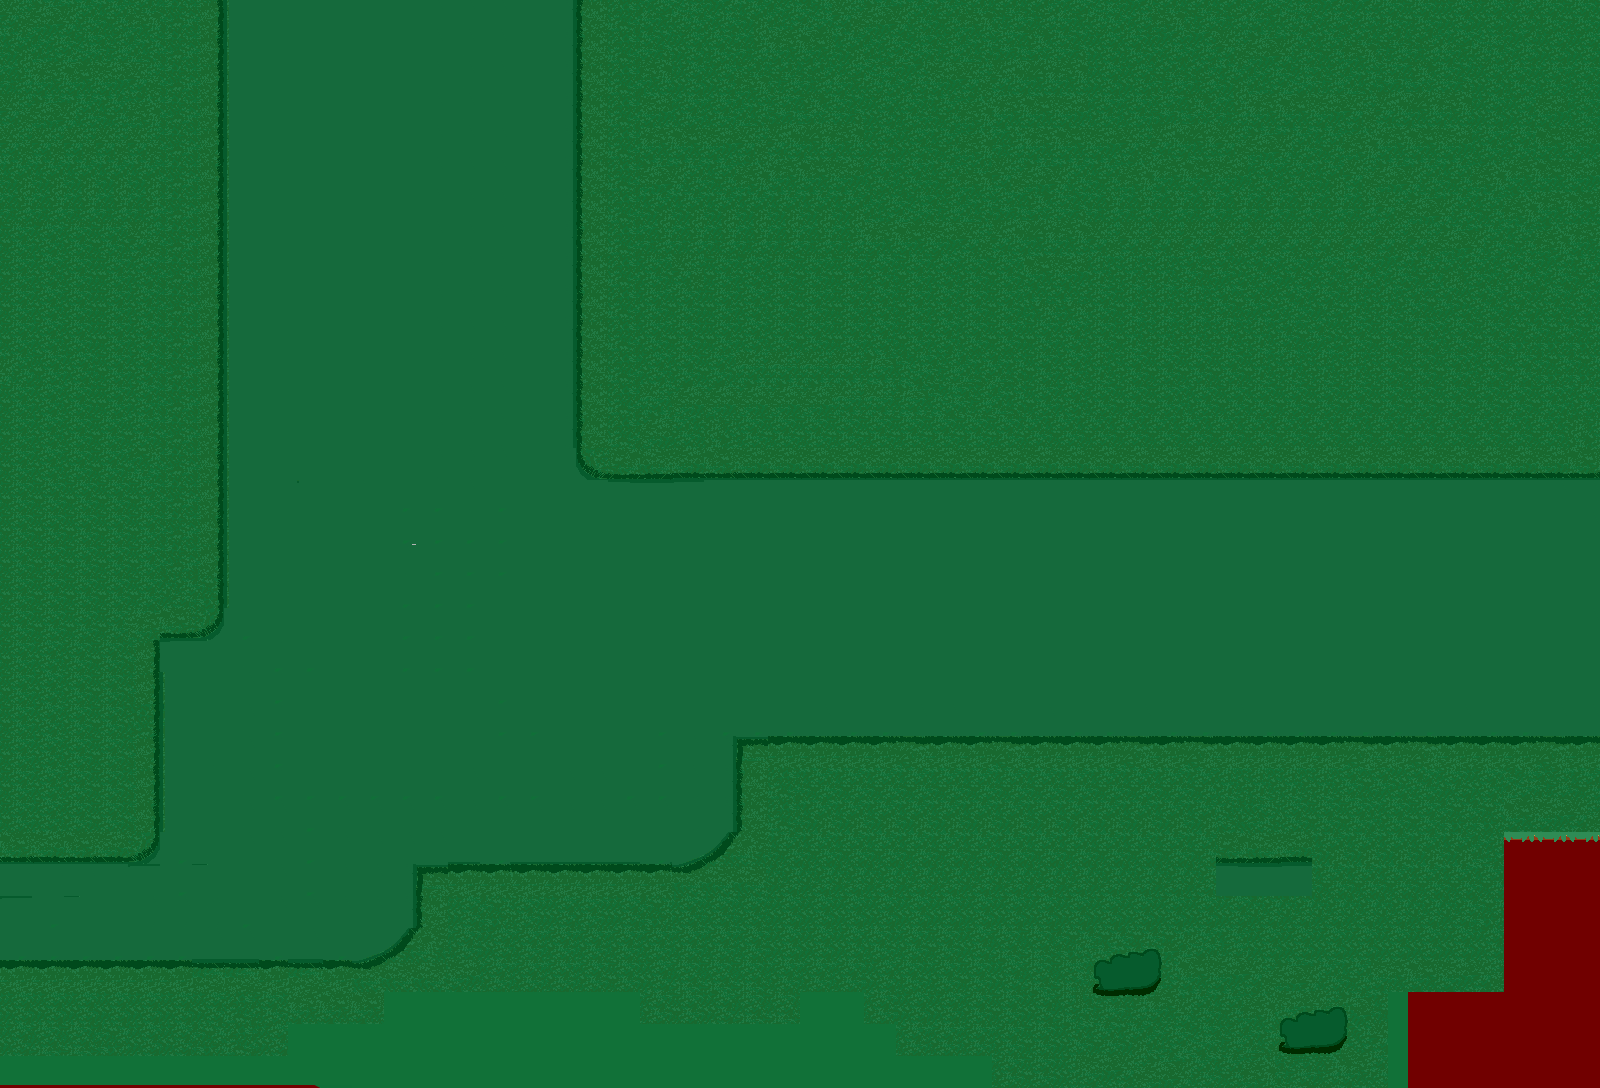

This is a level from a 2D game, rendered from its Tiled map with the project's own tilesets. A one-line summary and the map file follow, with tile-layer data summarised:
An orthogonal 50x34 tile map with 32x32 px tiles, 3 tile layers (Tile Layer 2, Tile Layer 1, Tile Layer 3), 5 tilesets and 129 objects (106x item, 9x spobject, 2x trigger, level Info, character).

<map version="1.2" tiledversion="1.2.1" orientation="orthogonal" renderorder="right-down" width="50" height="34" tilewidth="32" tileheight="32" infinite="0" nextlayerid="6" nextobjectid="199">
 <tileset firstgid="1" name="playerstart" tilewidth="32" tileheight="32" tilecount="1" columns="1">
  <image source="playerstart.png" width="32" height="32" />
  <tile id="0">
   <properties>
    <property name="orient" value="right" />
    <property name="playerstart" value="" />
   </properties>
  </tile>
 </tileset>
 <tileset firstgid="2" name="grassdungeon1" tilewidth="32" tileheight="32" tilecount="1700" columns="50">
  <image source="grassdungeon1.png" width="1600" height="1088" />
 </tileset>
 <tileset firstgid="1702" name="foresttreesolo" tilewidth="32" tileheight="32" tilecount="63" columns="7">
  <image source="foresttreesolo.png" width="250" height="300" />
 </tileset>
 <tileset firstgid="1765" name="grassdungeon2" tilewidth="32" tileheight="32" tilecount="1700" columns="50">
  <image source="grassdungeon2.png" width="1600" height="1088" />
 </tileset>
 <tileset firstgid="3465" name="grassdungeon5" tilewidth="32" tileheight="32" tilecount="1700" columns="50">
  <image source="grassdungeon5.png" width="1600" height="1088" />
 </tileset>
 <layer id="1" name="Tile Layer 2" width="50" height="34">
  <data>[1700 cells, 227 non-empty, 166 distinct tile ids]</data>
 </layer>
 <layer id="2" name="Tile Layer 1" width="50" height="34">
  <data>[1700 cells, 1 non-empty, 1 distinct tile ids]</data>
 </layer>
 <layer id="3" name="Tile Layer 3" width="50" height="34">
  <data>[1700 cells, 1700 non-empty, 467 distinct tile ids]</data>
 </layer>
 <objectgroup id="4" name="Object Layer 1">
  <object id="7" name="level Info" x="1024" y="64" width="24" height="24">
   <properties>
    <property name="areaname" value="Easy pathing..." />
    <property name="filter" value="dim" />
    <property name="levelinfo" value="1" />
   </properties>
  </object>
  <object id="12" x="416" y="864" width="1184" height="224">
   <properties>
    <property name="block" value="" />
   </properties>
  </object>
  <object id="16" x="1120" y="832" width="480" height="256">
   <properties>
    <property name="block" value="" />
   </properties>
  </object>
  <object id="17" x="160" y="-32" width="448" height="32">
   <properties>
    <property name="NewArea" value="" />
    <property name="area" value="grassdungeon5.tmx" />
    <property name="returnarea" value="2" />
   </properties>
  </object>
  <object id="18" x="1632" y="416" width="32" height="352">
   <properties>
    <property name="NewArea" value="" />
    <property name="area" value="grassdungeon12.tmx" />
    <property name="returnarea" value="0" />
   </properties>
  </object>
  <object id="21" x="1568" y="544" width="32" height="32">
   <properties>
    <property name="orient" value="left" />
    <property name="playerstart" value="" />
    <property name="startarea" value="1" />
   </properties>
  </object>
  <object id="38" name="Player Start" type="trigger" x="320" y="64" width="32" height="32">
   <properties>
    <property name="orient" value="down" />
    <property name="playerstart" value="" />
    <property name="startarea" value="0" />
   </properties>
  </object>
  <object id="42" type="spobject" x="32" y="32" width="196" height="298">
   <properties>
    <property name="image" value="foresttreesp.png" />
    <property name="spobject" value="" />
   </properties>
  </object>
  <object id="43" type="spobject" x="583" y="178" width="196" height="298">
   <properties>
    <property name="image" value="foresttreesp.png" />
    <property name="spobject" value="" />
   </properties>
  </object>
  <object id="44" type="spobject" x="32" y="224" width="196" height="298">
   <properties>
    <property name="image" value="foresttreesp.png" />
    <property name="spobject" value="" />
   </properties>
  </object>
  <object id="48" type="spobject" x="256" y="800" width="196" height="298">
   <properties>
    <property name="image" value="foresttreesp.png" />
    <property name="spobject" value="" />
   </properties>
  </object>
  <object id="49" type="spobject" x="448" y="800" width="196" height="298">
   <properties>
    <property name="image" value="foresttreesp.png" />
    <property name="spobject" value="" />
   </properties>
  </object>
  <object id="50" type="spobject" x="775" y="178" width="196" height="298">
   <properties>
    <property name="image" value="foresttreesp.png" />
    <property name="spobject" value="" />
   </properties>
  </object>
  <object id="51" name="cutgrass" type="item" x="241" y="96" width="64" height="64">
   <properties>
    <property name="image" value="cutgrass.png" />
    <property name="itemid" value="stick" />
    <property name="nodesc" value="" />
    <property name="spobject" value="" />
   </properties>
  </object>
  <object id="52" name="cutgrass" type="item" x="305" y="96" width="64" height="64">
   <properties>
    <property name="image" value="cutgrass.png" />
    <property name="itemid" value="stick" />
    <property name="nodesc" value="" />
    <property name="spobject" value="" />
   </properties>
  </object>
  <object id="53" name="cutgrass" type="item" x="369" y="96" width="64" height="64">
   <properties>
    <property name="image" value="cutgrass.png" />
    <property name="itemid" value="stick" />
    <property name="nodesc" value="" />
    <property name="spobject" value="" />
   </properties>
  </object>
  <object id="54" name="cutgrass" type="item" x="433" y="96" width="64" height="64">
   <properties>
    <property name="image" value="cutgrass.png" />
    <property name="itemid" value="stick" />
    <property name="nodesc" value="" />
    <property name="spobject" value="" />
   </properties>
  </object>
  <object id="55" name="cutgrass" type="item" x="497" y="96" width="64" height="64">
   <properties>
    <property name="image" value="cutgrass.png" />
    <property name="itemid" value="stick" />
    <property name="nodesc" value="" />
    <property name="spobject" value="" />
   </properties>
  </object>
  <object id="56" name="cutgrass" type="item" x="241" y="160" width="64" height="64">
   <properties>
    <property name="image" value="cutgrass.png" />
    <property name="itemid" value="stick" />
    <property name="nodesc" value="" />
    <property name="spobject" value="" />
   </properties>
  </object>
  <object id="57" name="cutgrass" type="item" x="369" y="160" width="64" height="64">
   <properties>
    <property name="image" value="cutgrass.png" />
    <property name="itemid" value="stick" />
    <property name="nodesc" value="" />
    <property name="spobject" value="" />
   </properties>
  </object>
  <object id="59" name="cutgrass" type="item" x="433" y="160" width="64" height="64">
   <properties>
    <property name="image" value="cutgrass.png" />
    <property name="itemid" value="stick" />
    <property name="nodesc" value="" />
    <property name="spobject" value="" />
   </properties>
  </object>
  <object id="60" name="cutgrass" type="item" x="497" y="160" width="64" height="64">
   <properties>
    <property name="image" value="cutgrass.png" />
    <property name="itemid" value="stick" />
    <property name="nodesc" value="" />
    <property name="spobject" value="" />
   </properties>
  </object>
  <object id="61" name="cutgrass" type="item" x="241" y="224" width="64" height="64">
   <properties>
    <property name="image" value="cutgrass.png" />
    <property name="itemid" value="stick" />
    <property name="nodesc" value="" />
    <property name="spobject" value="" />
   </properties>
  </object>
  </objectgroup>
</map>
<!-- 106 of 129 objects omitted -->
